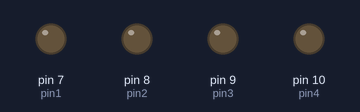
The sketch below on a simulated Arduino Uno, built with avr-gcc and run on an emulated ATmega328P. Parts: output pins drawn as LEDs (lit = HIGH).

Above: at 0.5 s.
At 2.5 s:
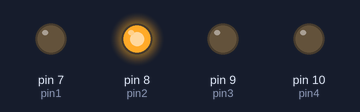
At 4.5 s:
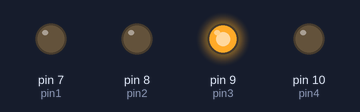
At 8.5 s:
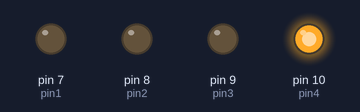
At 12.5 s:
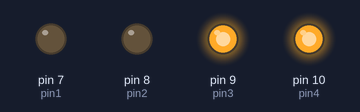
At 16.5 s:
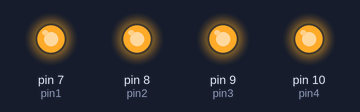
Timing chart, 0 to 20.7 s (numbered marks = the images above):
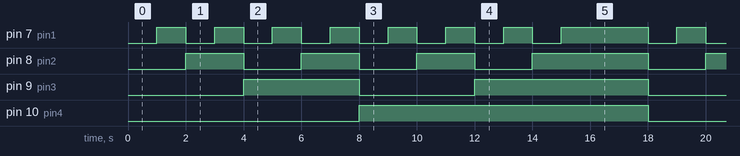

Measured:
- by itself, pin 7 (pin1): repeats every 18.0 s: 6 × (LOW 1.0 s, HIGH 1.0 s), LOW 1.0 s, HIGH 3.0 s, LOW 1.0 s, HIGH 1.0 s
- by itself, pin 8 (pin2): goes 3 × (HIGH 2.0 s, LOW 2.0 s), HIGH 4.0 s, 3 × (LOW 2.0 s, HIGH 2.0 s), LOW 2.0 s, HIGH 4.0 s, LOW 2.0 s, then HIGH
- by itself, pin 9 (pin3): LOW → HIGH at 4.0 s, → LOW 4.0 s later, → HIGH 4.0 s later, → LOW 6.0 s later, … (8 changes in this stretch)
- by itself, pin 10 (pin4): alternates HIGH for 10.0 s and LOW for 8.0 s

The sketch:

contador_binario_4_bit.ino
```cpp
int pin1 = 7;
int pin2 = 8;
int pin3 = 9;
int pin4 = 10;

int del = 1000;
int delt = 2000;

void setup() {
  pinMode(pin1,OUTPUT);
  pinMode(pin2,OUTPUT);
  pinMode(pin3,OUTPUT);
  pinMode(pin4,OUTPUT);

}

void loop() {
  digitalWrite(pin1,LOW);
  digitalWrite(pin2,LOW);
  digitalWrite(pin3,LOW); // cero
  digitalWrite(pin4,LOW);
  delay(del);

  digitalWrite(pin1,HIGH);
  digitalWrite(pin2,LOW); // uno
  digitalWrite(pin3,LOW);
  digitalWrite(pin4,LOW);
  delay(del);

  digitalWrite(pin1,LOW);
  digitalWrite(pin2,HIGH);  // dos
  digitalWrite(pin3,LOW);
  digitalWrite(pin4,LOW);
  delay(del);

  digitalWrite(pin1,HIGH);
  digitalWrite(pin2,HIGH); // tres
  digitalWrite(pin3,LOW);
  digitalWrite(pin4,LOW);
  delay(del);

  digitalWrite(pin1,LOW);
  digitalWrite(pin2,LOW);  // cuatro
  digitalWrite(pin3,HIGH);
  digitalWrite(pin4,LOW);
  delay(del);

  digitalWrite(pin1,HIGH);
  digitalWrite(pin2,LOW);  // cinco
  digitalWrite(pin3,HIGH);
  digitalWrite(pin4,LOW);
  delay(del);

  digitalWrite(pin1,LOW);
  digitalWrite(pin2,HIGH); // seis
  digitalWrite(pin3,HIGH);
  digitalWrite(pin4,LOW);
  delay(del);

  digitalWrite(pin1,HIGH);
  digitalWrite(pin2,HIGH);
  digitalWrite(pin3,HIGH);  // siete
  digitalWrite(pin4,LOW);
  delay(del);

  digitalWrite(pin1,LOW);
  digitalWrite(pin2,LOW); // ocho
  digitalWrite(pin3,LOW);
  digitalWrite(pin4,HIGH);
  delay(del);

  digitalWrite(pin1,HIGH);
  digitalWrite(pin2,LOW); // nueve
  digitalWrite(pin3,LOW);
  digitalWrite(pin4,HIGH);
  delay(del);

  digitalWrite(pin1,LOW);
  digitalWrite(pin2,HIGH); // diez
  digitalWrite(pin3,LOW);
  digitalWrite(pin4,HIGH);
  delay(del);

  digitalWrite(pin1,HIGH); // once
  digitalWrite(pin2,HIGH);
  digitalWrite(pin3,LOW);
  digitalWrite(pin4,HIGH);
  delay(del);

  digitalWrite(pin1,LOW);
  digitalWrite(pin2,LOW); // doce
  digitalWrite(pin3,HIGH);
  digitalWrite(pin4,HIGH);
  delay(del);

  digitalWrite(pin1,HIGH);
  digitalWrite(pin2,LOW);  // trece
  digitalWrite(pin3,HIGH);
  digitalWrite(pin4,HIGH);
  delay(del);

  digitalWrite(pin1,LOW);
  digitalWrite(pin2,HIGH); // catorce
  digitalWrite(pin3,HIGH);
  digitalWrite(pin4,HIGH);
  delay(del);

  digitalWrite(pin1,HIGH);
  digitalWrite(pin2,HIGH); // quince
  digitalWrite(pin3,HIGH);
  digitalWrite(pin4,HIGH);
  delay(del);

  delay(delt);


}
```
